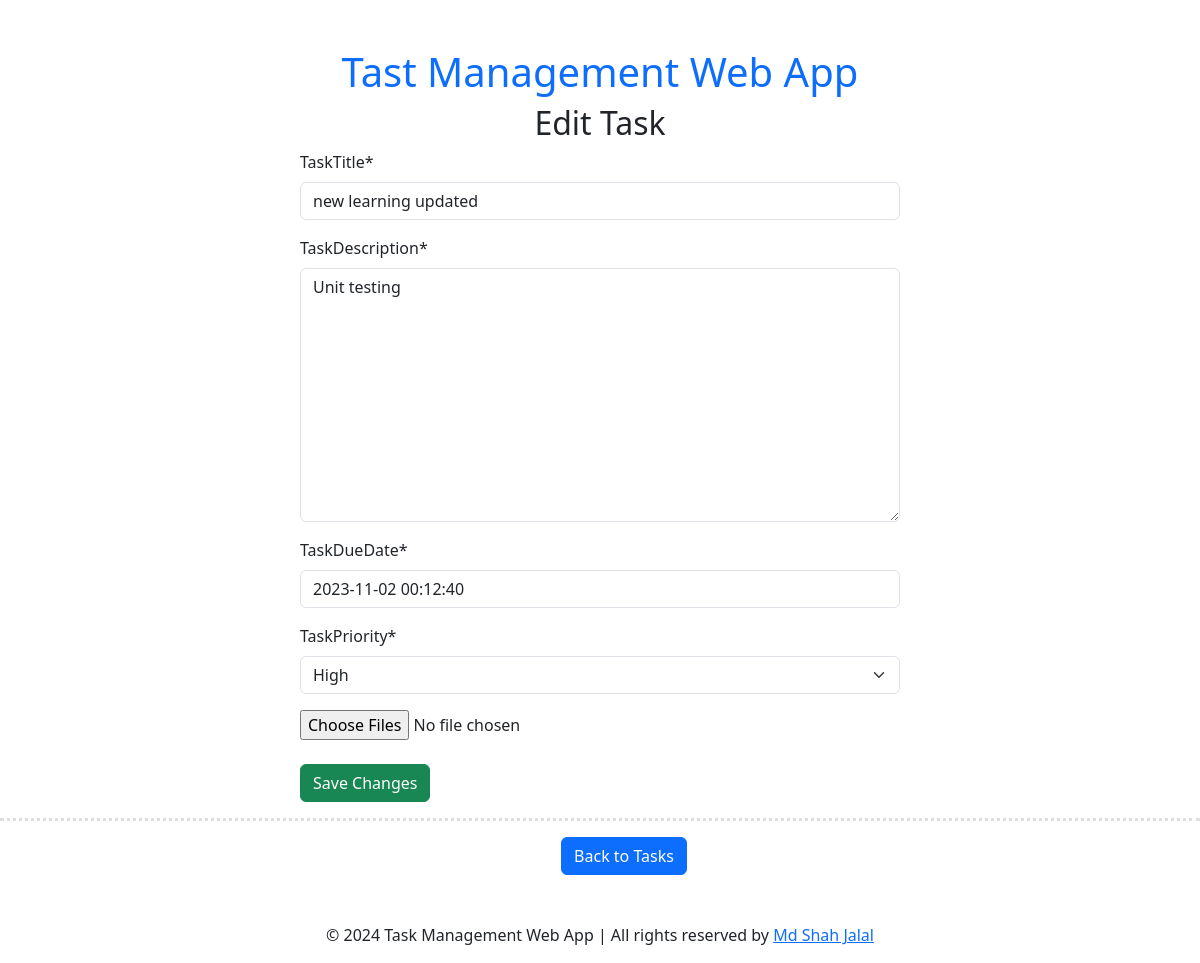
The page /edit_task/3/ on the database as committed earlier.
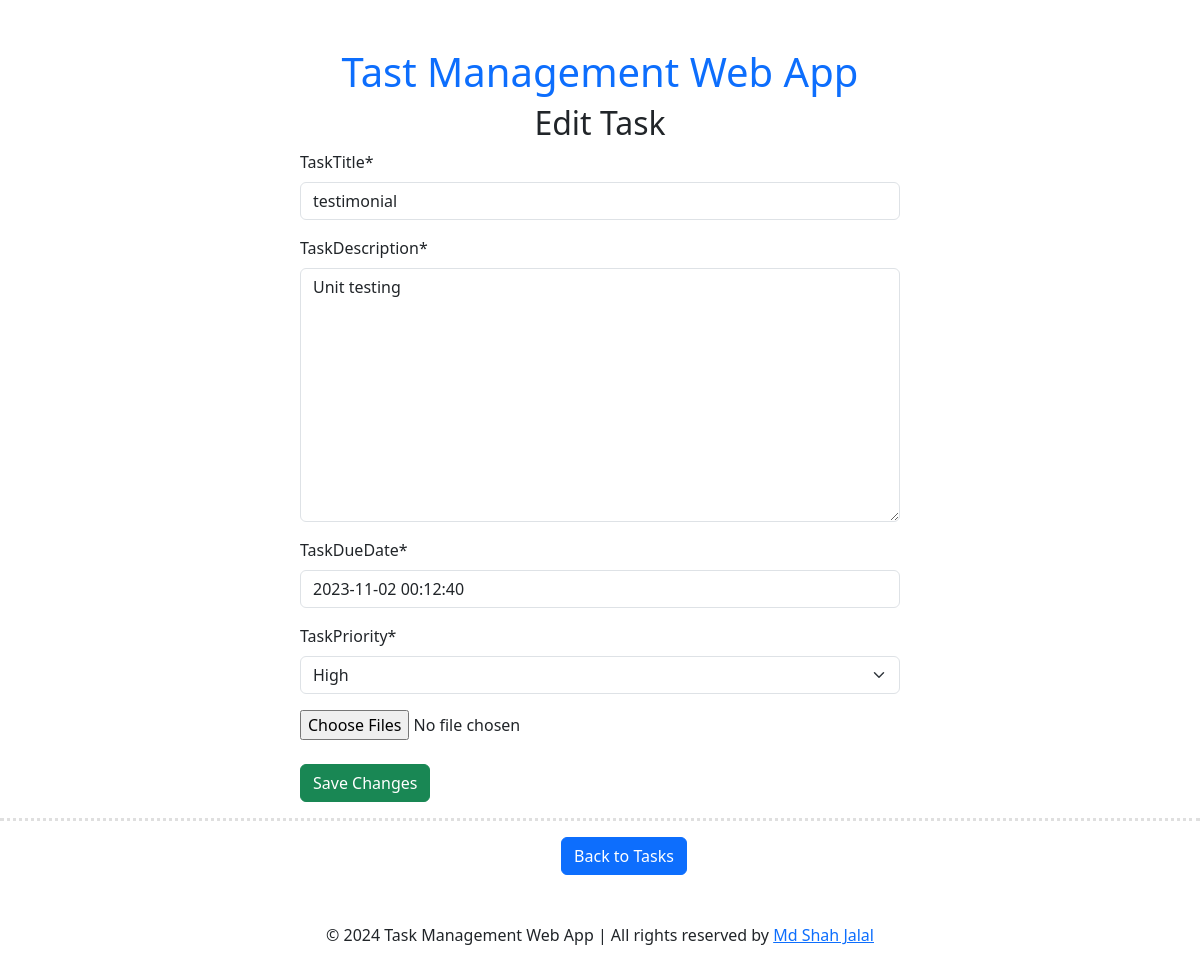
The same page on the database as committed later.
### todoapp/models.py (models this page shows, shortened)
class TaskModel(models.Model):
    taskTitle = models.CharField(max_length=100)
    taskDescription = models.TextField()
    is_completed = models.BooleanField(default=False)
    taskDueDate = models.DateTimeField(default=timezone.now)
    taskPriority = models.CharField(max_length=20, choices=[
        ('low', 'Low'),
        ('medium', 'Medium'),
        ('high', 'High'),
    ])
    images = models.ManyToManyField('Photo', related_name='tasks', blank=True)
    created_at = models.DateTimeField(default=timezone.now)  # Use timezone.now to set the current timestamp
    updated_at = models.DateTimeField(auto_now=True)  # This field will automatically update on every save

### todoapp/views.py (the view)
# urls.py: path('edit_task/<int:task_id>/', edit_task, name='edit_task'),
def edit_task(request, task_id):
    task = TaskModel.objects.get(pk=task_id)
    user_timezone = request.session.get('user_timezone', 'UTC')  # Retrieve the user's time zone
    if request.method == 'POST':
        form = TaskForm(request.POST, request.FILES, instance=task)
        if form.is_valid():
            for image in task.images.all():
                default_storage.delete(image.image.name)
                image.delete()
            for image in request.FILES.getlist('images'):
                photo = Photo(image=image)
                photo.save()
                task.images.add(photo)
            task = form.save()
            return redirect('show_tasks')
    else:
        form = TaskForm(instance=task)
    return render(request, 'edit_task.html', {'form': form, 'task': task, 'user_timezone': user_timezone})

### todoapp/forms.py
class TaskForm(forms.ModelForm):
    class Meta:
        model = TaskModel
        fields = ('taskTitle', 'taskDescription', 'taskDueDate', 'taskPriority')

### todoapp/templates/edit_task.html (shortened to what this page needs)
{% extends 'base.html' %}
{% load crispy_forms_tags %}
{% block content %}
<div class="w-50 m-auto">
    <h2 class="text-center">Edit Task</h2>
    <form method="post" enctype="multipart/form-data">
        {{ form | crispy }}
        <input type="file" name="images" id="id_images" multiple>
        <br/> <br/>
        <button class="btn btn-success" type="submit">Save Changes</button>
    </form>
</div>
<hr style="border-top: 3px dotted #838282;" class="dotted">
<div class="text-center">
    <a class="btn btn-primary ms-5" href="{% url 'show_tasks' %}">Back to Tasks</a>
</div>
{% endblock %}

Rows that differ between the two databases and show on the page:
changed TaskModel "Unit testing": taskTitle "new learning updated" → "testimonial"
